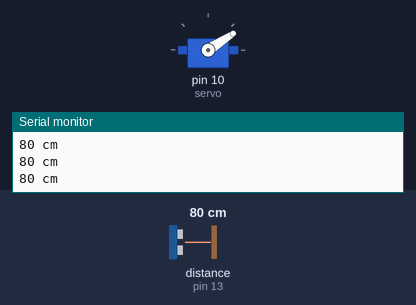
A sketch run on a simulated Arduino Uno, built with avr-gcc and run on an emulated ATmega328P. On the bench: servo, the last lines printed to the serial monitor. Wiring (inferred from the names in the program): ultrasonic range finder: trigger pin 12; echo pin 13. The test bench sets the inputs (shaded band); at power-on: distance to the obstacle (sensor on pin 13) 80 cm. The echo pulse lasts 58.3 µs per cm.

Above: at 1.2 s.
1.3 s: distance to the obstacle (sensor on pin 13) set to 2 cm
At 1.62 s:
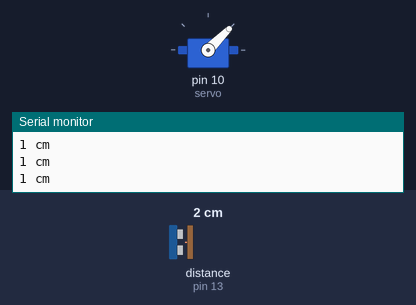
4.3 s: distance to the obstacle (sensor on pin 13) set to 299 cm
At 4.45 s:
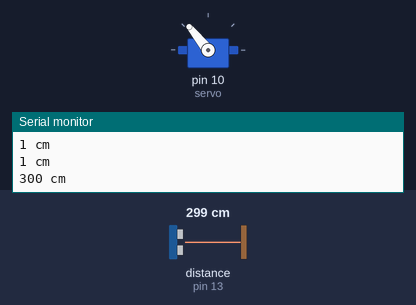
7.3 s: distance to the obstacle (sensor on pin 13) set to 4 cm
At 8.71 s:
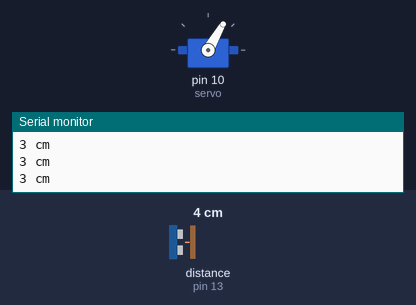
Timing chart, 0 to 16.3 s (numbered marks = the images above; inputs shaded):
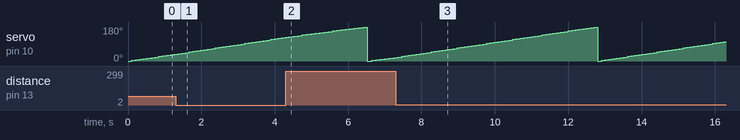

The sketch:

radar1.0.ino
```cpp
int echoPin = 13;
int trigPin = 12;
#include <Servo.h>
int angle = 0;
Servo servo;

void setup() {
  Serial.begin (9600);
  pinMode(trigPin, OUTPUT);
  pinMode(echoPin, INPUT);
  servo.attach(10);
}

void loop() {


servo.write(angle);
int duration, cm;
digitalWrite(trigPin, LOW);
delayMicroseconds(2);
digitalWrite(trigPin, HIGH);
delayMicroseconds(10);
digitalWrite(trigPin, LOW);
duration = pulseIn(echoPin, HIGH);
cm = duration / 58;
Serial.print(cm);
Serial.println(" cm");
delay(100);
angle = angle + 3.6;
if (angle > 180){ angle = 0;};
servo.write(angle);


}
```
